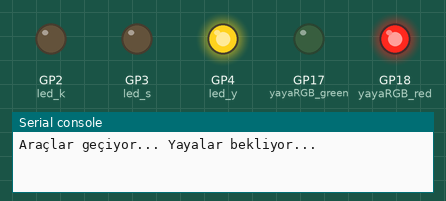
Bench run of a program on a simulated Raspberry Pi Pico running MicroPython. Parts: output pins drawn as LEDs (lit = HIGH), the last lines printed to the serial console.

Above: at 7.5 s.
At 15.2 s:
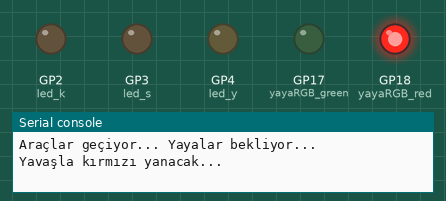
At 21.5 s:
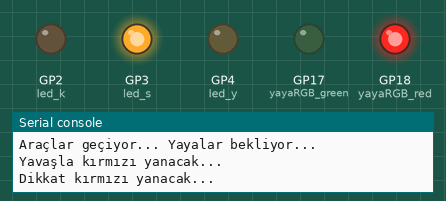
At 23.5 s:
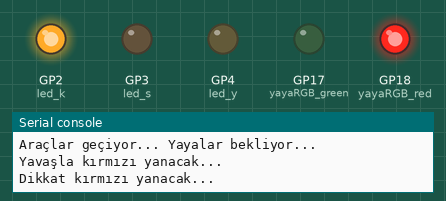
At 29.5 s:
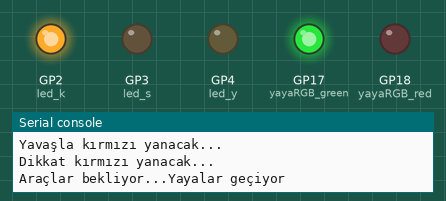
At 39.5 s:
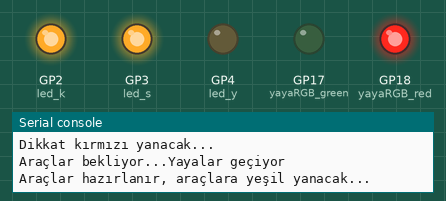
Timing chart, 0 to 54.0 s (numbered marks = the images above):
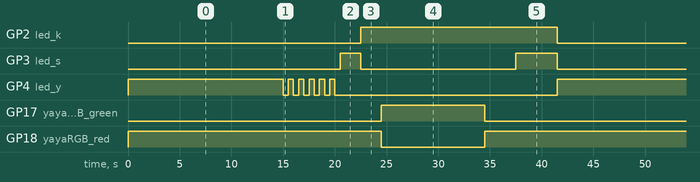

Measured:
- by itself, GP2 (led_k): alternates HIGH for 19.0 s and LOW for 22.5 s
- by itself, GP3 (led_s): repeats every 41.5 s: LOW 15.0 s, HIGH 4.0 s, LOW 20.5 s, HIGH 2.0 s
- by itself, GP4 (led_y): repeats every 41.5 s: 5 × (LOW 0.50 s, HIGH 0.50 s), LOW 21.5 s, HIGH 15.0 s
- by itself, GP17 (yayaRGB_green): alternates HIGH for 10.0 s and LOW for 31.5 s
- by itself, GP18 (yayaRGB_red): repeats every 41.5 s: LOW 10.0 s, HIGH 31.5 s

The program:

10_AracYayaTrafikLambasi.py
```python
#AraçYaya Trafik Lambası#                     #// Araçlar ve Yayalar için Trafik lambası simülasyonu uygulamasıdır. //#

from machine import Pin
import utime

led_k = Pin(2, Pin.OUT)   # Araç Kırmızı Işık
led_s = Pin(3, Pin.OUT)   # Araç Sarı Işık
led_y = Pin(4, Pin.OUT)   # Araç Yeşil Işık

yayaRGB_green = Pin(17, Pin.OUT)   # Yaya Yeşil Işık,
yayaRGB_red = Pin(18, Pin.OUT)     # Yaya Kırmızı Işık

aracGecisSure=15
aracBeklemeSure=10

led_k.value(0)                    # Tüm ışıkları söndürdük
led_s.value(0)
led_y.value(0)
yayaRGB_red.value(0)
yayaRGB_green.value(0)

while True:

    led_y.value(1)                    # Araçlara yeşil ışık yanıyor
    yayaRGB_red.value(1)              # Yayalara kırmızı yanıyor
    print("Araçlar geçiyor... Yayalar bekliyor...")
    utime.sleep(aracGecisSure)        # Araçların geçiş süresi
    print("Yavaşla kırmızı yanacak...")

    #// Işığa hızlı gelen araçların yavaşlaması için "for" döngüsü ile yeşil ışık 5 kez fasılalı yanıp sönecek.
    for i in range(5):               # range() fonksiyonu aralık belirtir. Burada 0-5 aralığında(0 dahil 5 dahil değil), i'nin 0-1-2-3 ve 4 değerleri için döngü 5 kez tekrarlanır.
        # Girintiye dikkat, for BAŞLADI...
        led_y.value(0)
        utime.sleep(0.5)
        led_y.value(1)
        utime.sleep(0.5)
        # Girintiye dikkat, for BİTTİ...

    led_y.value(0)                    # Yeşil Söner
    utime.sleep(0.5)

    led_s.value(1)                    # Sarı ışık yanar
    print("Dikkat kırmızı yanacak...")
    utime.sleep(2)                    # Sarı ışık 2 sn yanar
    led_s.value(0)                    # Sarı söner

    led_k.value(1)                    # Araçlara kırmızı yanar
    utime.sleep(2)                    # Işıkta duramayan arabalar ihtimaline karşı 2 sn. daha bekleyip yayalara yeşil yakalım
    yayaRGB_red.value(0)              # Yaya kırmızı söner
    yayaRGB_green.value(1)            # Yayalara yeşil yanar
    print("Araçlar bekliyor...Yayalar geçiyor")

    utime.sleep(aracBeklemeSure)      # Araçlar kırmızı ışığı bekler
    yayaRGB_green.value(0)            # Yaya yeşil ışık söner
    yayaRGB_red.value(1)              # Yayalara kırmızı yanar
    utime.sleep(3)                    # Yaya geçidinde kalanlar için biraz daha bekleyelim
    led_s.value(1)                    # araçlara kırmızı ile birlikte sarı yanar
    print("Araçlar hazırlanır, araçlara yeşil yanacak...")
    utime.sleep(4)                    # Kırmızı ve sarı 2 saniye yanık kalır
    led_k.value(0)                    # Kırmızı söner
    led_s.value(0)                    # Sarı söner
```
